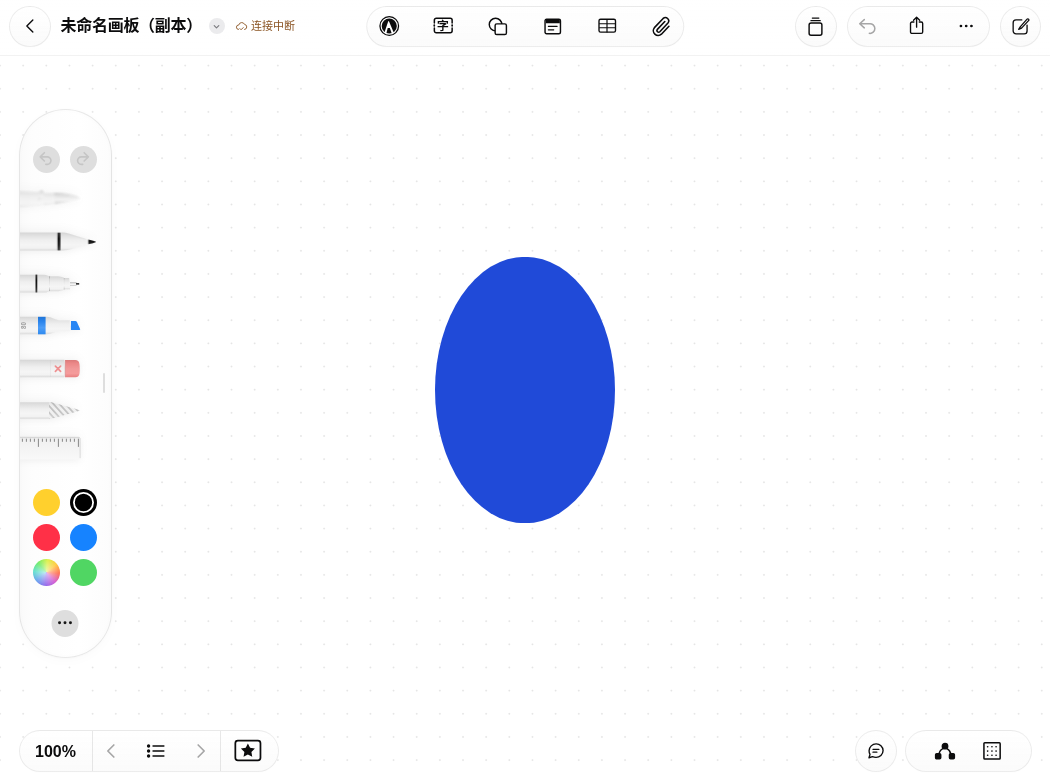
#> input picture evidence/offline-image.png, 1050 x 780 px
$ python -i offline_images.py   (imports and definitions only)
#> lines starting #> are read from the running program, lines starting #| are printed output that depends on the picture; after the words box and inside, x2 and y2 are one past the last pixel; in counts of white or black regions, pixels touching at a corner belong together
#> further down, picture is the input picture: PIL image 1050x780 RGB; mean R, G, B 242.7, 244.6, 251
"""Use real canvas pixels to verify one imported image survives an offline cold start."""

import argparse
from io import BytesIO
import json
import os
from pathlib import Path
from tempfile import TemporaryDirectory
import time

from PIL import Image, ImageChops, ImageDraw
from playwright.sync_api import expect, sync_playwright

from draw import OUTPUT
from studio import click_action, number_input


# [6 lines left out: function stamp, not called in this run]


def measure(image):
    image = image.convert("RGB")
    colors = dict((pixel, n) for n, pixel in image.getcolors(maxcolors=image.width * image.height))
#> colors = 1743 items
    blue = (32, 74, 216)
    delta = ImageChops.difference(image, Image.new("RGB", image.size, blue))
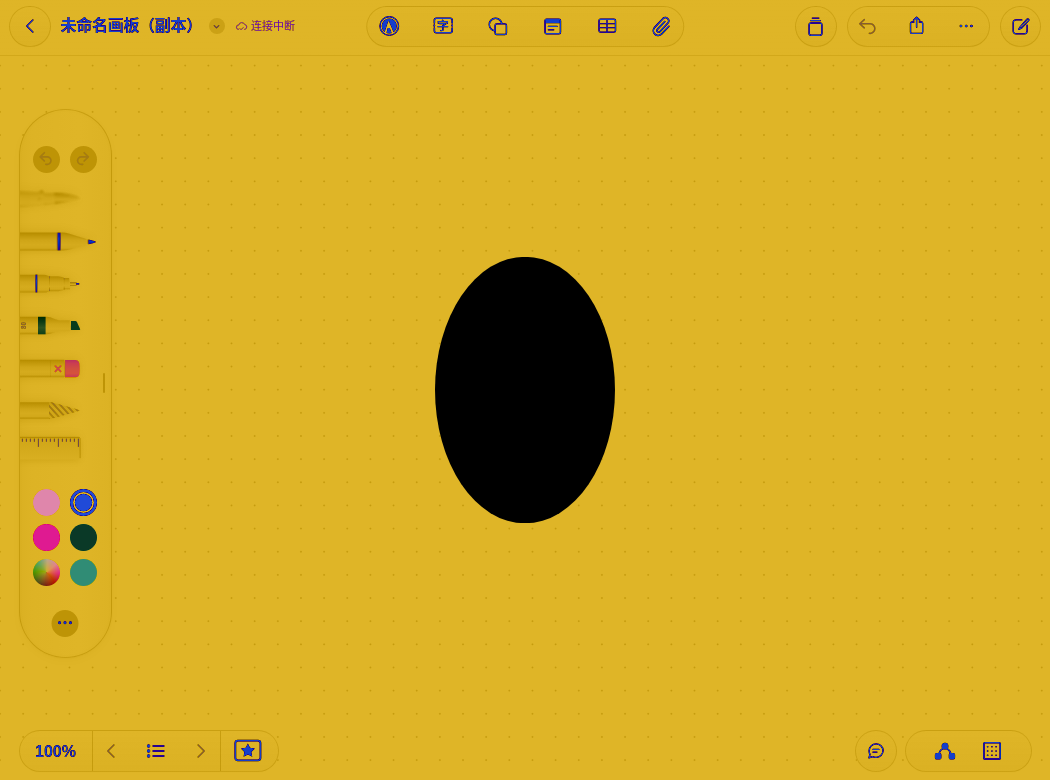
#> delta: PIL image 1050x780 RGB; mean R, G, B 210.8, 170.9, 37.4
    r, g, b = delta.split()
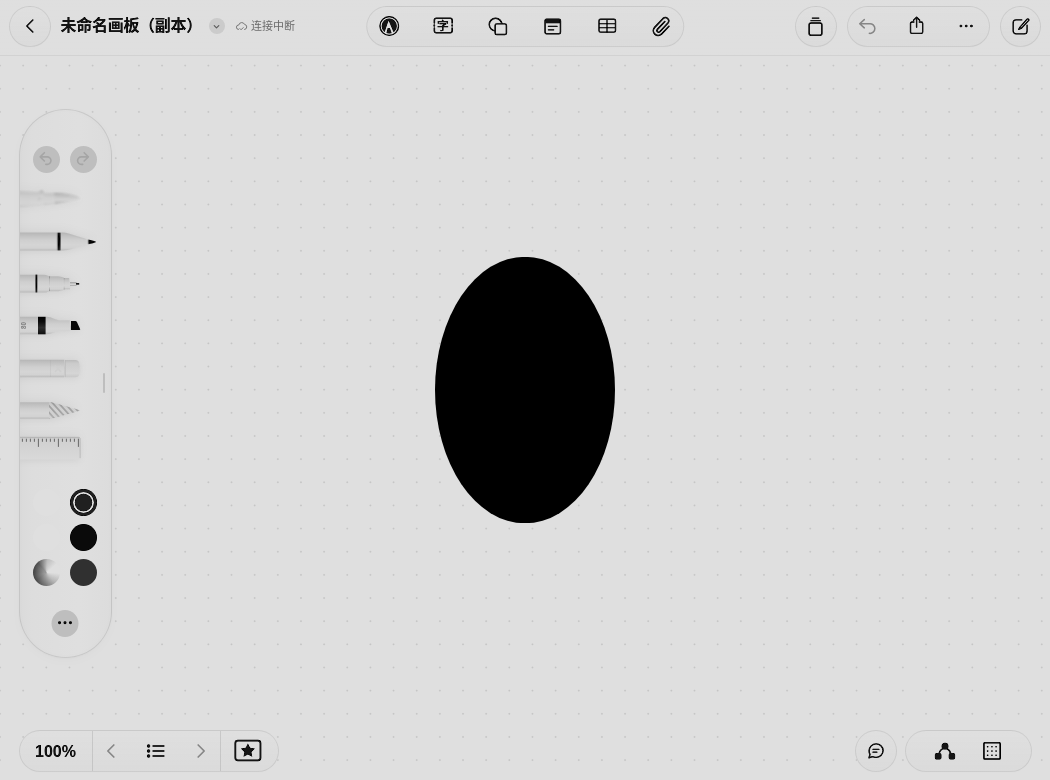
#> r: PIL image 1050x780 L; min 0, max 223, mean 210.8
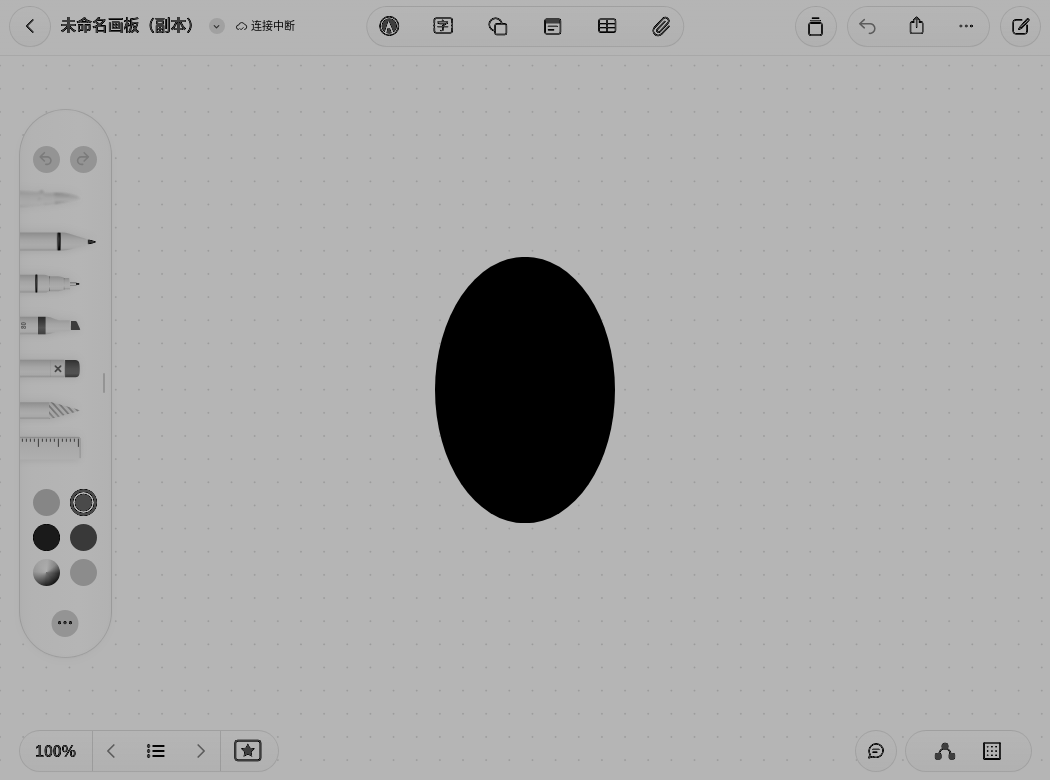
#> g: PIL image 1050x780 L; min 0, max 181, mean 170.9
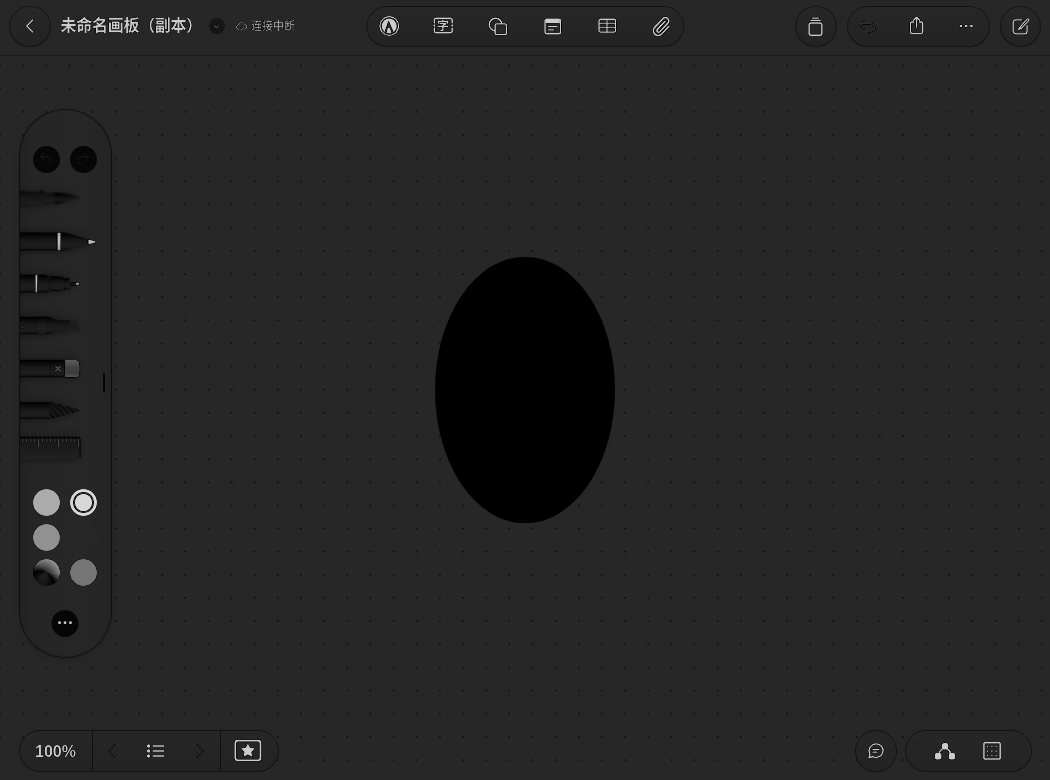
#> b: PIL image 1050x780 L; min 0, max 216, mean 37.4
    mask = ImageChops.lighter(ImageChops.lighter(r, g), b).point(
        lambda level: 255 if level == 0 else 0
    )
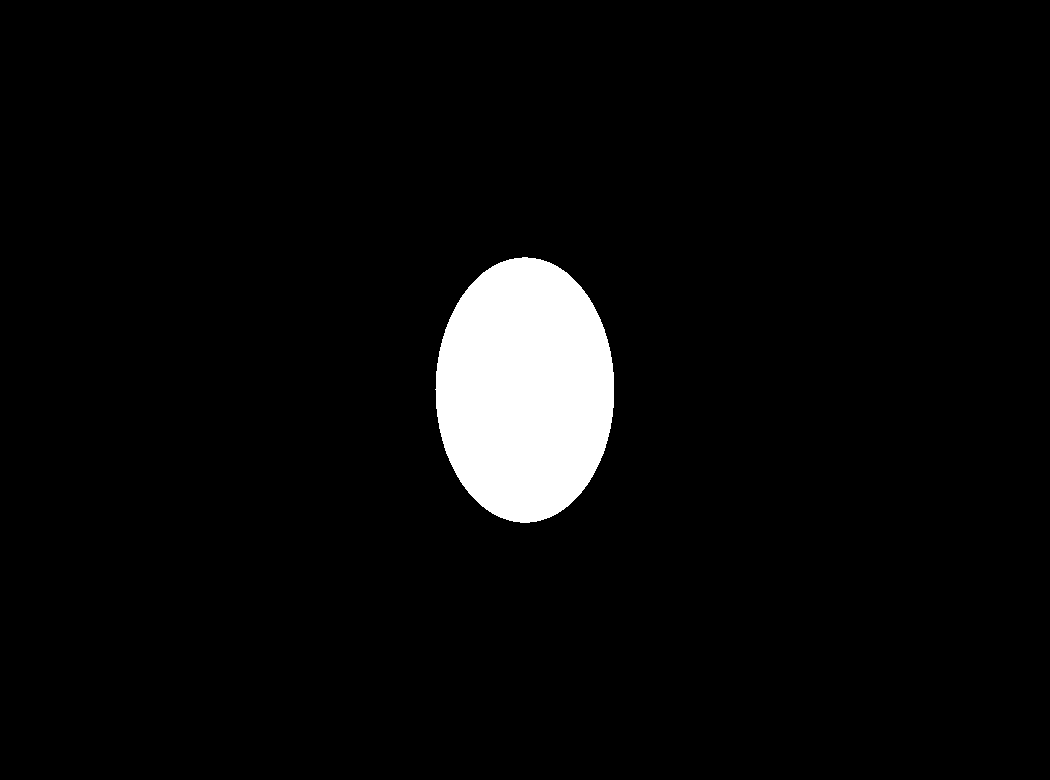
#> mask: PIL image 1050x780 L; 4.5% white; 1 white region, box (x1, y1, x2, y2) and area: (435, 257, 614, 523) 37199
    box = mask.getbbox()
#> box = (435, 257, 614, 523)
    fill = colors.get(blue, 0) / ((box[2] - box[0]) * (box[3] - box[1])) if box else 0
#> fill = 0.781
    return {
        "red": colors.get((238, 45, 60), 0),
        "blue": colors.get(blue, 0),
        "blueFillRatio": round(fill, 5),
    }


# [120 lines left out: functions verify_pixels, run, not called in this run]


# [4 lines not run here, left out]

>>> from PIL import Image
>>> picture = Image.open('../evidence/offline-image.png')
>>> result = measure(picture)
#> result = {'red': 0, 'blue': 37199, 'blueFillRatio': 0.781}

$ run again, on evidence/chat-canvas.png
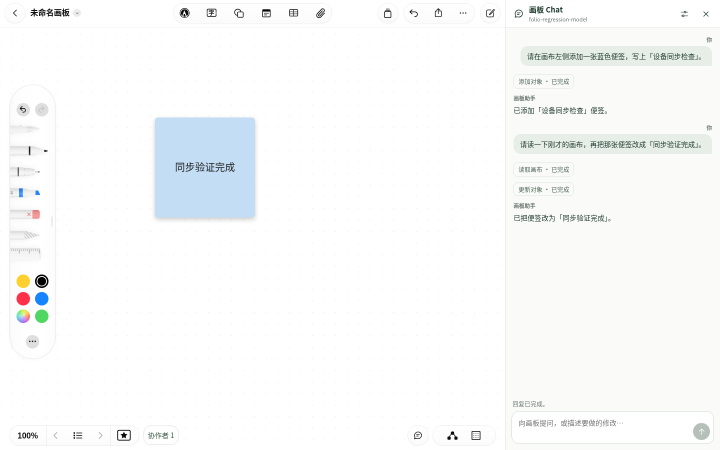
#> input picture evidence/chat-canvas.png, 1440 x 900 px (shown at 1/2 size)
#> picture is the input picture: PIL image 1440x900 RGB; mean R, G, B 248.7, 250, 250
#> colors = 3059 items
#> in measure, `r, g, b = delta.split()`:
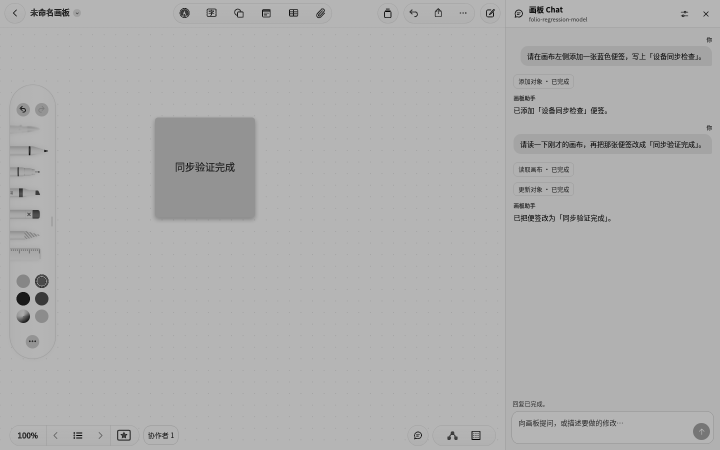
#> g: PIL image 1440x900 L (shown at 1/2 size); min 0, max 181, mean 176.3
#> in measure, `r, g, b = delta.split()`:
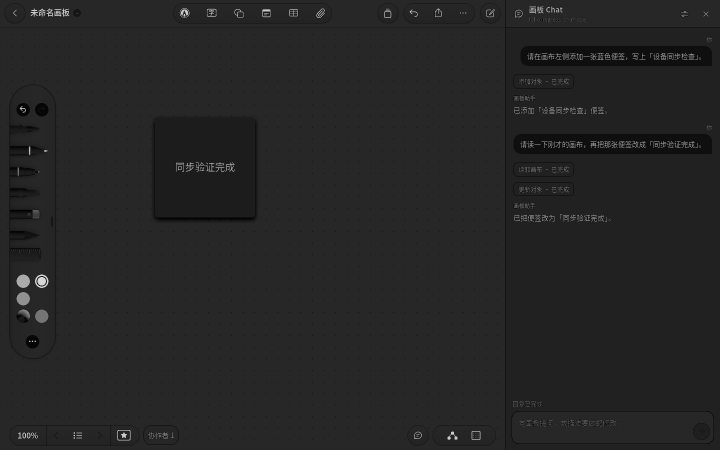
#> b: PIL image 1440x900 L (shown at 1/2 size); min 0, max 216, mean 37.2
#> mask: PIL image 1440x900 L; every value is 0
#> box = None
#> fill = 0
#> result = {'red': 0, 'blue': 0, 'blueFillRatio': 0}

$ run again, on evidence/chat-luna-pelican.png
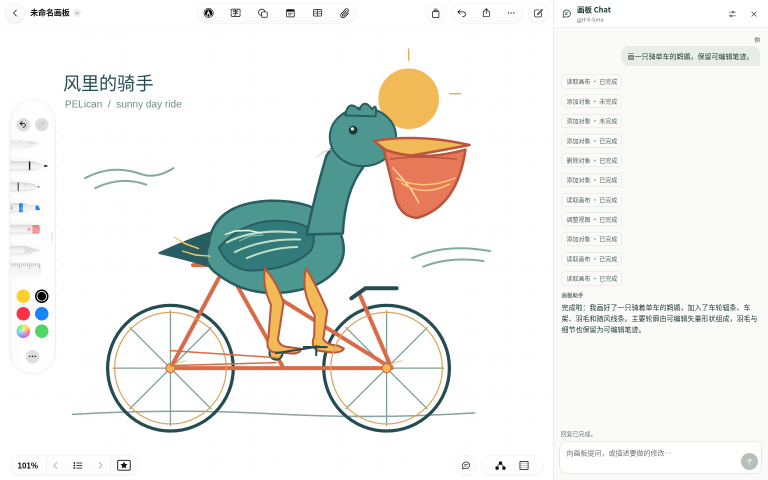
#> input picture evidence/chat-luna-pelican.png, 1536 x 960 px (shown at 1/2 size)
#> picture is the input picture: PIL image 1536x960 RGB; mean R, G, B 239, 239.9, 236.7
#> colors = 7790 items
#> in measure, `r, g, b = delta.split()`:
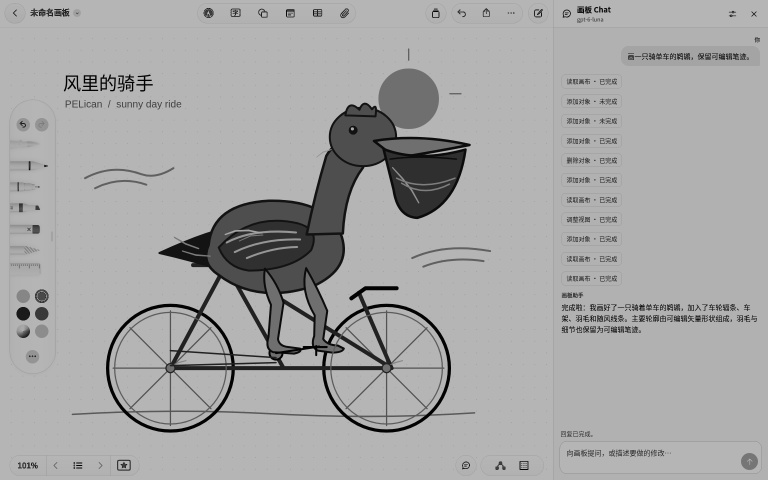
#> g: PIL image 1536x960 L (shown at 1/2 size); min 0, max 181, mean 166.1
#> in measure, `r, g, b = delta.split()`:
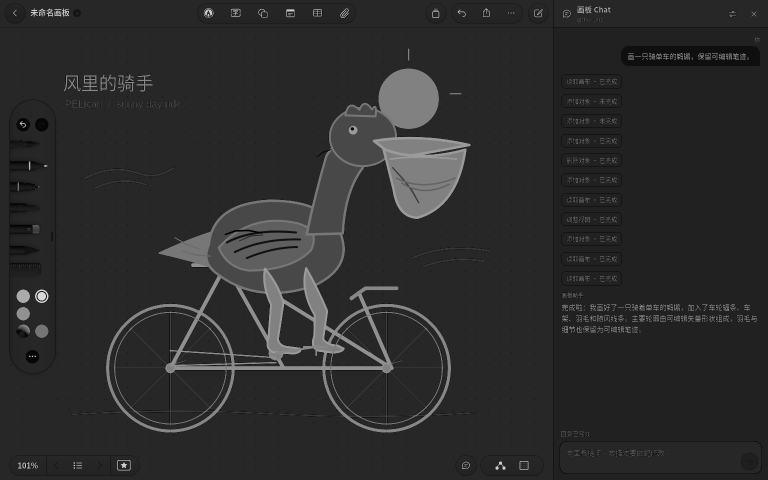
#> b: PIL image 1536x960 L (shown at 1/2 size); min 0, max 216, mean 44.1
#> mask: PIL image 1536x960 L; every value is 0
#> box = None
#> fill = 0
#> result = {'red': 0, 'blue': 0, 'blueFillRatio': 0}

$ run again, on evidence/compact-browser-250000.png
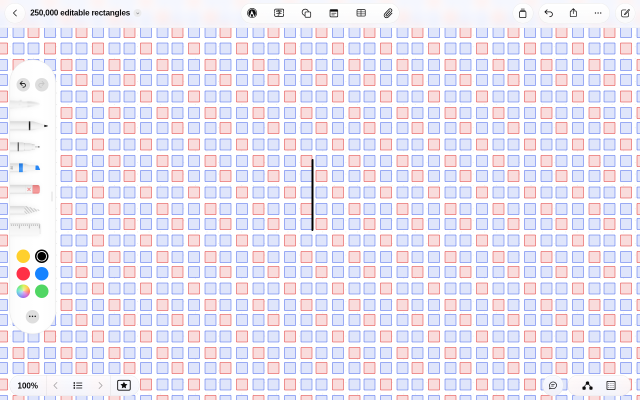
#> input picture evidence/compact-browser-250000.png, 1280 x 800 px (shown at 1/2 size)
#> picture is the input picture: PIL image 1280x800 RGB; mean R, G, B 234.1, 229.1, 241.5
#> colors = 3751 items
#> in measure, `r, g, b = delta.split()`:
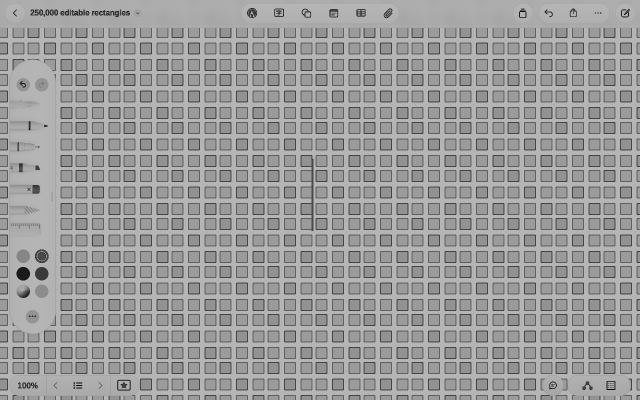
#> g: PIL image 1280x800 L (shown at 1/2 size); min 0, max 181, mean 155.5
#> in measure, `r, g, b = delta.split()`:
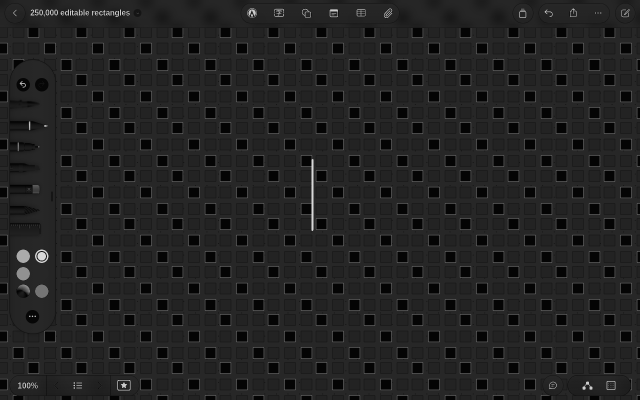
#> b: PIL image 1280x800 L (shown at 1/2 size); min 0, max 216, mean 34.8
#> mask: PIL image 1280x800 L; every value is 0
#> box = None
#> fill = 0
#> result = {'red': 0, 'blue': 0, 'blueFillRatio': 0}
